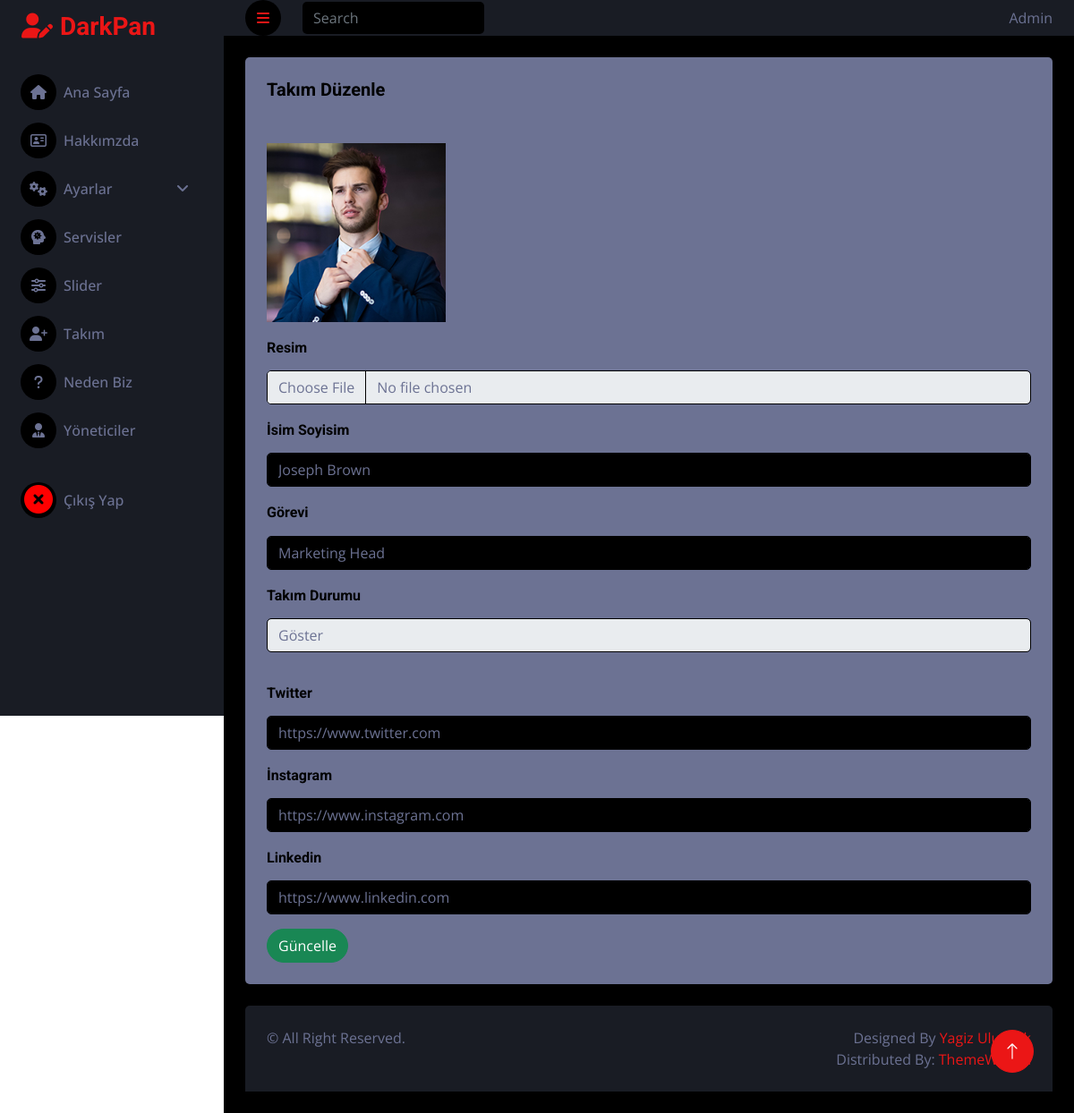
Page /admin/pages/takim-duzenle.php?takim_id=1&islem=takimguncelle (signed in) on the committed database.
### tables this page shows
CREATE TABLE `takim` (
  `takim_id` int(11) NOT NULL,
  `takim_isim` varchar(250) NOT NULL,
  `takim_gorev` varchar(150) NOT NULL,
  `takim_durum` tinyint(1) NOT NULL,
  `takim_twitter` varchar(255) NOT NULL,
  `takim_instagram` varchar(255) NOT NULL,
  `takim_linkedin` varchar(255) NOT NULL,
  `takim_resim` varchar(255) NOT NULL
);

### admin/controller/takim.controller.php (called while the page is built, shortened)
<?php
    $tablo_Ad = "takim";
    $id_alan_isim = "takim_id";
    if(isset($_GET[$id_alan_isim]))
    {
        $tablo_id = $_GET["takim_id"];
        $VeriId = new Veri();
        $veriIdGetir = $VeriId->veriIdGetir($tablo_Ad, $id_alan_isim, $tablo_id);
    }
?>

### admin/classes/functions.class.php (called while the page is built, shortened)
<?php
class Veri extends Db
{
    public function veriIdGetir($tablo_Ad, $id_alan_isim, $tablo_id)
    {
        $this->tablo_ad = $tablo_Ad;
        $this->id_alan_isim = $id_alan_isim;
        $this->tablo_id = $tablo_id;
        $query = "SELECT * FROM ".$this->tablo_ad." WHERE ".$this->id_alan_isim." = ?";
        $stmt = $this->connect()->prepare($query);
        $stmt->execute([$this->tablo_id]);
        return $stmt->fetch();
    }
}
?>

### admin/classes/db.class.php (called while the page is built)
<?php
class Db
{
    private $host = "localhost";
    private $username = "root";
    private $password = "";
    private $dbname = "kurumsal-tanitim";
    protected function connect()
    {
        try
        {
            $dsn = "mysql:host=".$this->host.";dbname=".$this->dbname;
            $pdo = new PDO($dsn,$this->username,$this->password);
            $pdo->setAttribute(PDO::ATTR_ERRMODE, PDO::ERRMODE_EXCEPTION);
            $pdo->setAttribute(PDO::ATTR_DEFAULT_FETCH_MODE, PDO::FETCH_OBJ);
            return $pdo;
        }
        catch(PDOException $e)
        {
            echo "Bağlantı Hatası: ".$e->getMessage();
        }
    }
}
?>

### admin/pages/takim-duzenle.php (the view, shortened to what this page needs)
<?php
require_once('../classes/db.class.php');
include "../classes/functions.class.php";
include "../inc/_header.php";
include "../controller/takim.controller.php";
?>
<?php
if(!isset($_SESSION["yonetici_username"]))
{
    header("location:login.php");
}
else
{
   ?>
    <body>
        <div class="container-fluid position-relative d-flex p-0" style="background-color: white; height: 100%;">
            <?php include "../inc/_sidebar.php";?>
            <div class="content">
                <?php include "../inc/_navbar.php";?>
                <div class="container-fluid pt-4 px-4">
                    <div class="row g-4" style="min-height: 70vh;">
                        <div class="col-sm-12 col-xl-12">
                            <div class="bg-light rounded h-100 p-4" >
                                <h5 style="color: black; margin-bottom:48px;">Takım Düzenle</h5>
                                <form method="POST" enctype="multipart/form-data">
                                <div class="mb-3">
                                        <img class="img-fluid mb-3" style="width: 200px; display:block;" src="../../images/takim/<?php echo $veriIdGetir->takim_resim?>" alt="">
                                        <label for="takim_resim" class="form-label"><h6 style="color: black;">Resim</h6></label>
                                        <input type="file" class="form-control" id="takim_resim" name="takim_resim" value="<?php echo $veriIdGetir->takim_resim?>">
                                    </div>
                                    <div class="mb-3">
                                        <label for="takim_isim" class="form-label"><h6 style="color: black;">İsim Soyisim</h6></label>
                                        <input type="text" class="form-control" id="takim_isim" name="takim_isim" value="<?php echo $veriIdGetir->takim_isim?>">
                                    </div>
                                    <div class="mb-3">
                                        <label for="takim_gorev" class="form-label"> <h6 style="color: black;">Görevi</h6></label>
                                        <input type="text" class="form-control" id="takim_gorev" name="takim_gorev" value="<?php echo $veriIdGetir->takim_gorev?>">
                                    </div>
                                    <div class="mb-3">
                                            <label for="takim_durum" class="form-label"><h6 style="color: black;">Takım Durumu</h6></label>
                                            <select class="form-control" name="takim_durum" id="takim_durum">
                                                <option name="takim_durum" value="1">Göster</option>
                                            </select>
                                        </div>
                                    <hr />
                                    <div class="mb-3">
                                        <label for="takim_twitter" class="form-label"><h6 style="color: black;">Twitter</h6></label>
                                        <input type="text" class="form-control" id="takim_twitter" name="takim_twitter" value="<?php echo $veriIdGetir->takim_twitter?>">
                                    </div>
                                    <div class="mb-3">
                                        <label for="takim_instagram" class="form-label"> <h6 style="color: black;">İnstagram</h6></label>
                                        <input type="text" class="form-control" id="takim_instagram" name="takim_instagram" value="<?php echo $veriIdGetir->takim_instagram?>">
                                    </div>
                                    <div class="mb-3">
                                        <label for="takim_linkedin" class="form-label"><h6 style="color: black;">Linkedin</h6></label>
                                        <input type="text" class="form-control" id="takim_linkedin" name="takim_linkedin" value="<?php echo $veriIdGetir->takim_linkedin?>">
                                    </div>
                                        <button type="submit" class="btn btn-success rounded-pill" name="submit">Güncelle</button>
                                </form>
                            </div>
                        </div>
                    </div>
                </div>
                <?php include "../inc/_footer.php";?>
            </div>
            <a href="#" class="btn btn-lg btn-primary btn-lg-square back-to-top">
                <i class="bi bi-arrow-up"></i>
            </a>
        </div>
    </body>
    </html>
   <?php
}
?>

### admin/css-js/style.css (style rules this page uses)
:root { --primary: #EB1616; --secondary: #191C24; --light: #6C7293; --dark: #000000; }
.back-to-top { position: fixed; display: none; right: 45px; bottom: 45px; z-index: 99; }
.btn { transition: .5s; }
.btn-lg-square { width: 48px; height: 48px; }
.btn-square, .btn-sm-square, .btn-lg-square { padding: 0; display: inline-flex; align-items: center; justify-content: center; font-weight: normal; border-radius: 50px; }
.content { margin-left: 250px; min-height: 100vh; background: var(--dark); transition: 0.5s; }
@media (min-width: 992px) { .content { width: calc(100% - 250px); } }

### rows in the picture
takim: takim_resim (picture), takim_isim "Joseph Brown", takim_gorev "Marketing Head", takim_twitter "https://www.twitter.com", takim_instagram "https://www.instagram.com", takim_linkedin "https://www.linkedin.com"

### other values in the picture
$_SESSION["yonetici_adsoyad"] "Admin"
